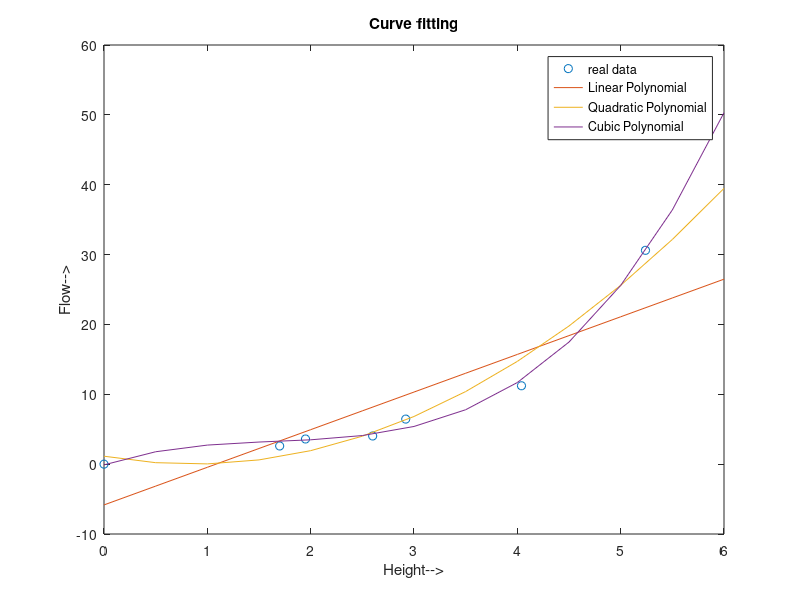

The MATLAB source for this figure:
%% Curve Fitting - Abhinav Vashisth 20bch010

height = [0, 1.7, 1.95, 2.60, 2.92, 4.04, 5.24];
flow = [0, 2.6, 3.6, 4.03, 6.45, 11.22, 30.61];
new_height = 0:0.5:6;
polynomialOrder = 1; % Linear Polynomial
p1 = polyfit(height, flow, polynomialOrder); 
new_flow1 = polyval(p1,new_height);
polynomialOrder = 2; % Quadratic Polynomial
p2 = polyfit(height, flow, polynomialOrder);
new_flow2 = polyval(p2,new_height); 
polynomialOrder = 3; % Cubic Polynomial
p3 = polyfit(height, flow, polynomialOrder);
new_flow3 = polyval(p3,new_height);
%Plotting
plot(height, flow, 'o', new_height, new_flow1, new_height, new_flow2, new_height, new_flow3)
title('Curve fitting')
xlabel('Height-->')
ylabel('Flow-->')
legend('real data', 'Linear Polynomial', 'Quadratic Polynomial', 'Cubic Polynomial')